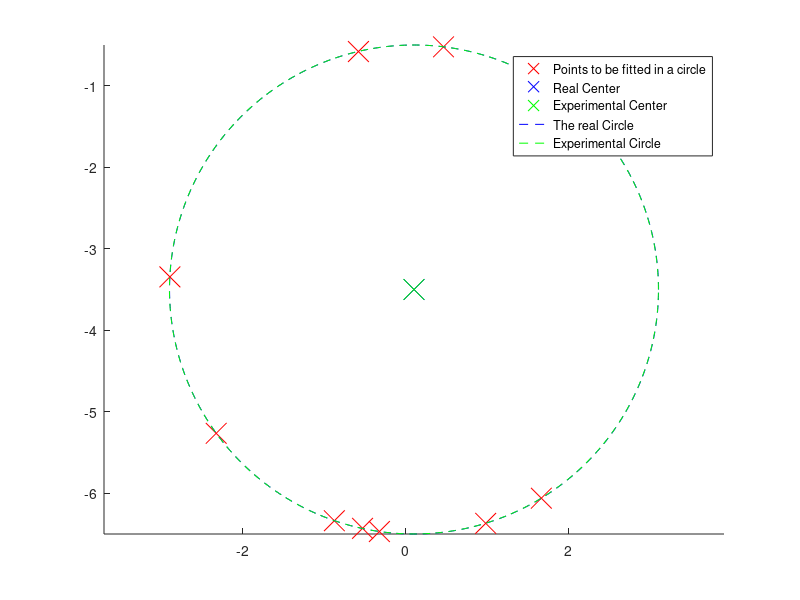

MATLAB code for this plot:
%Author: Karan Narula 16/03/2016
%this script is an example of how to fit circle to a set of values that has an 
%underlying center and radius which follow the equation of a circle. this is
%done by recasting the non-linear optimisation problem into a linear one
%using a small trick explained in the pdf documentation

%if you want the result to be replicated in each run, you should uncomment below
% seed = 0;
% rng(seed);

%true values
x_c = 0.1; y_c = -3.5;
center_real = [x_c;y_c];
radius_real = 3;

%make a set of values that follow the equation defined by the variables above
angle = 0:0.01:2*pi; angle = angle';
num_points = 10;
random_angles = angle(randperm(length(angle), num_points));
X = x_c + radius_real*cos(random_angles);
Y = y_c + radius_real*sin(random_angles);

%pollute the points with some random error
std = 1e-3;
X = X + std*randn(num_points,1);
Y = Y + std*randn(num_points,1);

%obtain a set of equations to obtain the experimental center and radius
timing = tic();
A = -2*[X(1:end-1) - X(2:end), Y(1:end-1)-Y(2:end)];
C = Y(2:end).^2 - Y(1:end-1).^2 + X(2:end).^2 - X(1:end-1).^2;
center_exp = A\C;
radius_exp = mean(sqrt((X - center_exp(1)).^2 + (Y - center_exp(2)).^2));
timing = toc(timing);

%display the results on screen
fprintf('Theoretical centers are (%f,%f) \n', center_real(1), center_real(2));
fprintf('Experimental centers are (%f,%f) \n', center_exp(1), center_exp(2));
fprintf('Theoretical radius is %f \n', radius_real);
fprintf('Experimental radius is %f \n\n', radius_exp);
fprintf('Time Taken to fit a circle for %d points is %f \n', num_points, timing);

%show result graphically
figure(1);clf; hold on;
plot(X, Y, 'rx', 'MarkerSize', 15);
plot(center_real(1),center_real(2), 'bx', 'MarkerSize', 15);
plot(center_exp(1),center_exp(2), 'gx',  'MarkerSize', 15);
x = center_real(1) + radius_real*cos(angle);
y = center_real(2) + radius_real*sin(angle);
plot(x,y, '--b');
x = center_exp(1) + radius_exp*cos(angle);
y = center_exp(2) + radius_exp*sin(angle);
plot(x,y, '--g');
legend('Points to be fitted in a circle', 'Real Center', 'Experimental Center', 'The real Circle', 'Experimental Circle');
axis equal;
